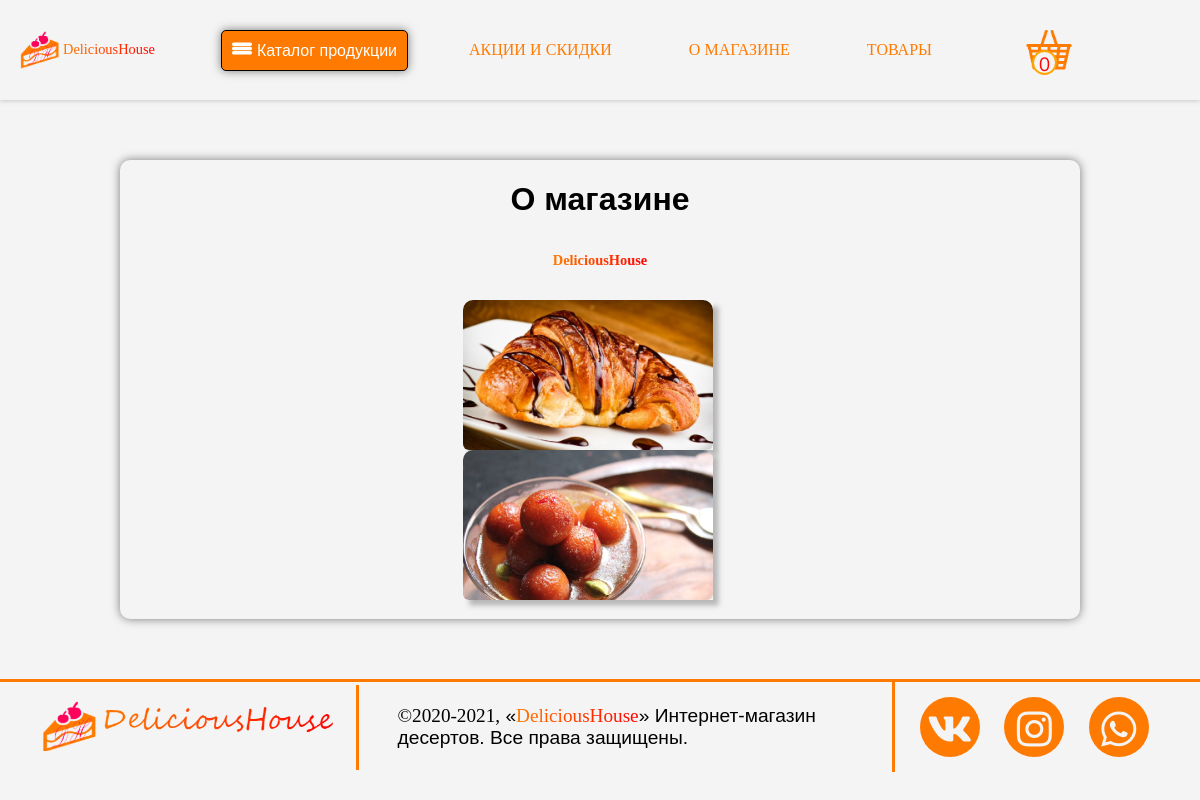
Page /templates/aboutStore.view.php on the earlier database version.
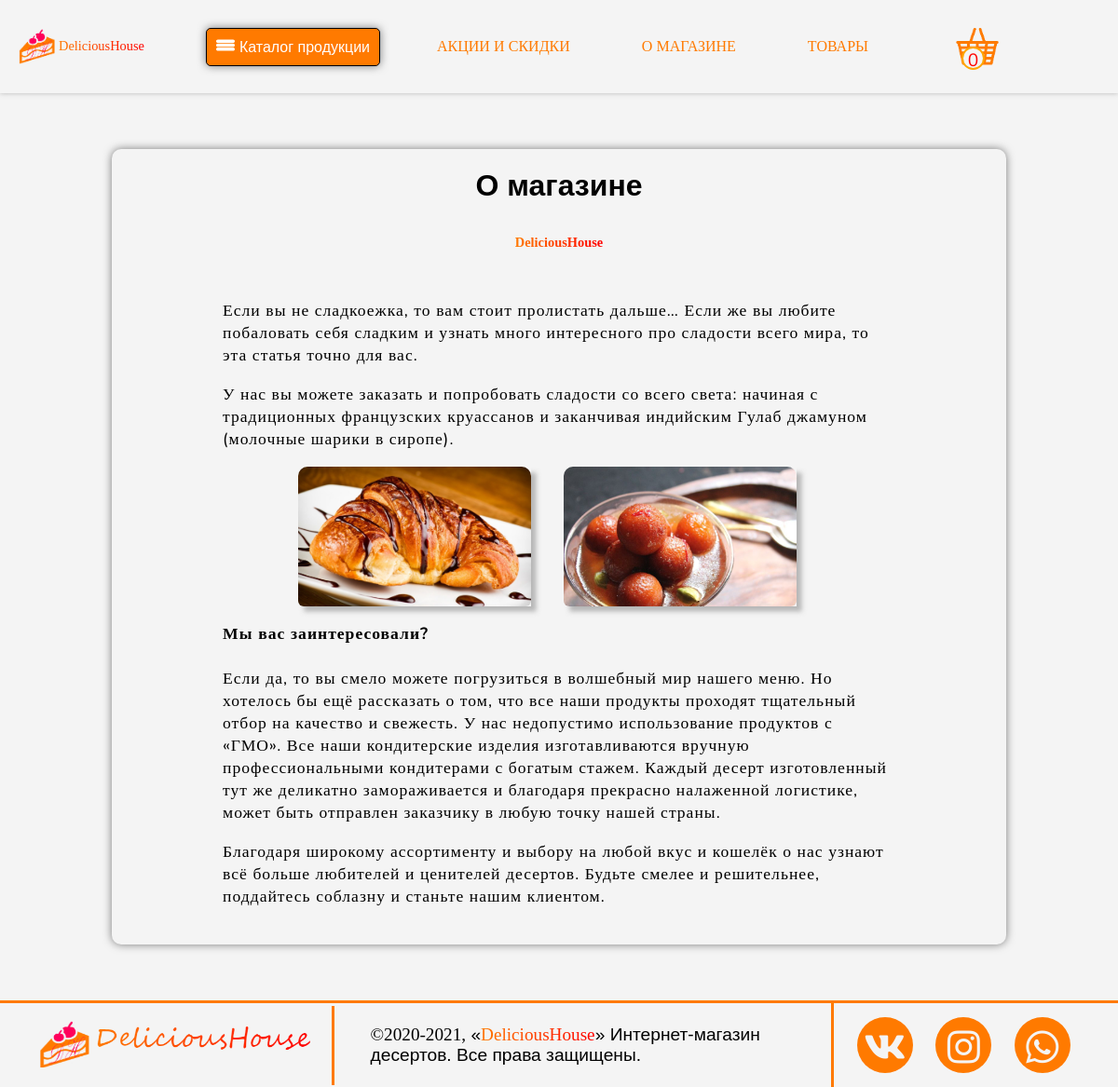
Same page on the later database version.
### tables this page shows
CREATE TABLE `texts` (
  `id` int(11) NOT NULL,
  `text` varchar(2000) NOT NULL
);

### BD/Connect.php (called while the page is built, shortened)
<?php
class Connect
{
    public static function make($conn)
    {
        return new PDO(
            'mysql:host=' . $conn['host'] . ';dbname=' . $conn['dbname'],
            $conn['login'],
            $conn['password'],
            $conn['options']
        );
    }
}

### bootstrap.php (called while the page is built, shortened)
<?php
include $_SERVER['DOCUMENT_ROOT'] . '/BD/Connect.php';
include $_SERVER['DOCUMENT_ROOT'] . '/APP/Models/Product.php';
$dataProd = new Product(Connect::make(CONN));
$text1 = $dataProd->getOneText(1);
$text2 = $dataProd->getOneText(2);

### APP/Models/Product.php (called while the page is built, shortened)
<?php
class Product
{
    protected $pdo;
    public function __construct(PDO $pdo)
    {
        $this->pdo = $pdo;
    }
    public function getOneText($id)
    {
        $stmt = $this->pdo->prepare('SELECT * FROM texts WHERE id=:id');
        $stmt->execute(['id' => $id]);
        return $stmt->fetch();
    }
}

### templates/aboutStore.view.php (the view, shortened to what this page needs)
<?php include $_SERVER["DOCUMENT_ROOT"] . "/bootstrap.php"; ?>
<?php include $_SERVER["DOCUMENT_ROOT"] . "/templates/header.view.php"; ?>
    <link rel="stylesheet" href="/CSS/aboutStore.css">
    <div class="cardsStore">
        <h1 style="text-align: center">О магазине</h1>
        <div class="cards">
            <h2 class="dh">DeliciousHouse</h2>
            <div class="text">
                <?= $text1->text ?>
                <div class="cards">
                    <div class="card-container">
                        <div class="cardB">
                            <div class="side"><img class="imgCards" src="/startIMG/Круассан.jfif"
                                                   alt="Круассан"></div>
                            <div class="side back">Круассан</div>
                        </div>
                    </div>
                    <div class="card-container">
                        <div class="cardB">
                            <div class="side"><img class="imgCards" src="/startIMG/Гулаб_Джамун.jpg"
                                                   alt="Гулаб Джамун"></div>
                            <div class="side back">Гулаб Джамун</div>
                        </div>
                    </div>
                </div>
                <?= $text2->text ?>
            </div>
        </div>
    </div>
<?php include $_SERVER["DOCUMENT_ROOT"] . "/templates/footer.view.php"; ?>

### templates/header.view.php (shortened to what this page needs)
<!doctype html>
<html lang="ru">
<head>
    <link rel="stylesheet" href="/CSS/sidebar.css">
    <link rel="stylesheet" href="/CSS/slider.css">
    <link rel="stylesheet" href="/CSS/nav.css">
    <link rel="stylesheet" href="/CSS/products.css">
    <link rel="stylesheet" href="https://use.fontawesome.com/releases/v5.8.1/css/all.css"
>
    <link rel="stylesheet" href="/CSS/footer.css">
</head>
<body>
<div class="global">
<?php include $_SERVER["DOCUMENT_ROOT"] . "/templates/nav.view.php"; ?>

### templates/nav.view.php (shortened to what this page needs)
<div class="navbar">
    <div class="logo">
        <ul>
            <li><a class="sl2" href="/"><img class="nav_logo" src="/startIMG/logo.png" alt="img"><span class="dh">DeliciousHouse</span></a>
            </li>
        </ul>
    </div>
    <ul class="links">
        <li>
            <button class="btn_nav pushmenu">
                Каталог продукции
            </button>
        </li>
        <li><a class="sl" href="/templates/promotionsAndDiscounts.view.php">Акции и скидки</a></li>
        <li><a class="sl" href="/templates/aboutStore.view.php">О магазине</a></li>
        <li><a class="sl" href="/products/sortProducts.php?id=<?= $category->id ?>">Товары</a></li>
        <li><a href="/baskets/index.php">
                <div class="nav_cont"><img class="nav_basket" src="/startIMG/корзина.png" alt="img">
                    <div class="nav_count"><?= isset($_SESSION['basket']) ? count($_SESSION['basket']) : 0?></div>
                </div>
            </a></li>
    </ul>
</div>

### templates/footer.view.php (shortened to what this page needs)
<footer>
    <div class="logoFooter">
        <img src="/startIMG/logotype.png" alt="img">
    </div>
    <div class="divCopyText">
        <span style="font-family: BRUSH SCRIPT MT">&copy;2020-2021,</span> &#171;<span class="dh3"><a href="/templates/aboutStore.view.php">DeliciousHouse</a></span>&#187;
        Интернет-магазин десертов. Все права
        защищены.
    </div>
    <div class="divCopy">
        <div class="social">
            <a href="" target="blank"><i class="fab fa-vk"></i></a>
            <a href="" target="blank"><i class="fab fa-instagram"></i></a>
            <a href="" target="blank"><i class="fab fa-whatsapp"></i></a>
        </div>
    </div>
</footer>
</div>
</body>
</html>

### CSS/sidebar.css (style rules this page uses)
#nav-icon3 { width: 20px; height: 15px; bottom: auto; position: relative; -webkit-transform: rotate(0deg); -moz-transform: rotate(0deg); -o-transform: rotate(0deg); transform: rotate(0deg); -webkit-transition: .5s ease-in-out; -moz-transition: .5s ease-in-out; -o-transition: .5s ease-in-out; transition: .5s ease-in-out; cursor: pointer; }

### CSS/slider.css (style rules this page uses)
body { margin: 0; font-family: sans-serif; overflow-x: hidden; }
* { box-sizing: border-box; }

### CSS/nav.css (style rules this page uses)
html, body { height: 100%; background: #f4f4f4; }
.divCopy { padding: 15px; border-left: 3px solid #FF7A00; box-sizing: border-box; margin: 0 auto; }
.divCopyText { width: 40%; font-size: 120%; padding: 1%; }
body { margin: 0; padding: 0; display: flex; flex-direction: column; }
footer { display: flex; flex-wrap: nowrap; justify-content: space-evenly; flex-direction: row; border-top: 3px solid #FF7A00; align-content: center; align-items: center; margin: 0 auto; padding: 0; }
.logoFooter { border-right: 3px solid #FF7A00; margin: 0 auto; padding: 15px; }
.logoFooter img { width: 300px; }
.global { background-color: #f4f4f4; width: 100%; height: 100vh; margin: 0 auto; flex: 1 0 auto; }
li img { vertical-align: middle; }
.dh { font-size: 150%; background: linear-gradient(to right, #FF7A00, red); font-family: SEGOE SCRIPT; -webkit-background-clip: text; -webkit-text-fill-color: transparent; }
.dh3 { font-size: 100%; background: linear-gradient(to right, #FF7A00, red); font-family: SEGOE SCRIPT; -webkit-background-clip: text; -webkit-text-fill-color: transparent; }
.nav_logo { width: 5em; }
.nav_cont { position: relative; width: 100%; }
.nav_count { text-align: center; font-size: 120%; width: 25px; height: 25px; border: 2px solid orange; border-radius: 50%; background-color: #f4f4f4; position: absolute; right: 40%; top: 50%; color: #ff0400; }
ul { list-style-type: none; margin: 0; padding: 0; overflow: hidden; }
li { float: left; margin-right: 15px; }
li .sl { display: block; color: #FF7A00; text-align: center; padding: 14px 16px; text-decoration: none; }
li .sl2 { display: block; text-decoration: none; }
.btn_nav { text-align: center; justify-content: center; padding: 10px; font-size: 100%; border: 1px solid black; border-radius: 5px; background-color: #FF7A00; box-shadow: 0 0 10px rgba(0, 0, 0, 0.5); outline: none; color: white; text-decoration: none; }
* { box-sizing: border-box; transition: 0.4s ease all; }
.navbar { background-color: #f4f4f4; padding: 15px; width: 100%; height: 100px; display: flex; align-items: center; box-shadow: 0.0em 0.0em 5px rgba(122, 122, 122, 0.5); }
.navbar .logo { cursor: pointer; font-family: "Lacquer"; }
.navbar ul.links { font-family: "Nunito"; margin-left: auto; margin-right: 50px; list-style: none; display: flex; align-items: center; transition: 0.4s ease all, 0s ease background; }
.navbar ul.links li { text-transform: uppercase; padding: 0 15px; height: 65px; display: flex; justify-content: center; align-items: center; transition: 0.4s ease all, 0s ease margin; }
.navbar ul.links li a { display: block; color: #FF7A00; text-align: center; padding: 14px 16px; text-decoration: none; }
@media screen and (max-width: 1200px) { .dh { font-size: 90%; background: linear-gradient(to right, #FF7A00, red); font-family: SEGOE SCRIPT; -webkit-background-clip: text; -webkit-text-fill-color: transparent; } }
@media screen and (max-width: 1200px) { .nav_logo { width: 3em; } }

### CSS/products.css (style rules this page uses)
.cards { display: flex; flex-wrap: wrap; justify-content: space-evenly; flex-direction: row; margin: 0 10% 0 10%; }
.cardsStore { display: flex; flex-wrap: wrap; justify-content: space-evenly; flex-direction: row; margin: 5% 10% 5% 10%; box-shadow: 0 0 10px rgba(0, 0, 0, 0.5); border-radius: 10px; }
.imgCards { border-radius: 10px; width: 100%; justify-content: center; align-content: center; background-size: cover; }
.text { padding: 3%; }
.bold { color: black; font-weight: bold; }

### CSS/footer.css (style rules this page uses)
.fab { width: 60px; height: 60px; line-height: 60px; margin: 0 10px; text-align: center; border-radius: 50%; transition: 0.5s; }
.fa-vk { color: #f4f4f4; font-size: 40px; background: #FF7A00; line-height: 45px; padding-top: 10px; }
.fa-instagram { color: #f4f4f4; font-size: 40px; background: #FF7A00; line-height: 45px; padding-top: 10px; }
.fa-whatsapp { color: #f4f4f4; font-size: 40px; background: #FF7A00; line-height: 45px; padding-top: 10px; }

Differences in the rows shown:
added texts: text "Если вы не сладкоежка, то вам стоит пролистать дальше… Если же вы любите побаловать себя сладким и узнать много интересного про сладости всего мира, то эта статья точно для вас. У нас вы можете заказать и попробовать сладости со всего света: начиная с традиционных французских круассанов и заканчивая индийским Гулаб джамуном (молочные шарики в сиропе)."
added texts: text "Мы вас заинтересовали? Если да, то вы смело можете погрузиться в волшебный мир нашего меню. Но хотелось бы ещё рассказать о том, что все наши продукты проходят тщательный отбор на качество и свежесть. У нас недопустимо использование продуктов с «ГМО». Все наши кондитерские изделия изготавливаются вручную профессиональными кондитерами с богатым стажем. Каждый десерт изготовленный тут же деликатно замораживается и благодаря прекрасно налаженной логистике, может быть отправлен заказчику в любую точку нашей страны. Благодаря широкому ассортименту и выбору на любой вкус и кошелёк о нас узнают всё больше любителей и ценителей десертов. Будьте смелее и решительнее, поддайтесь соблазну и станьте…"
